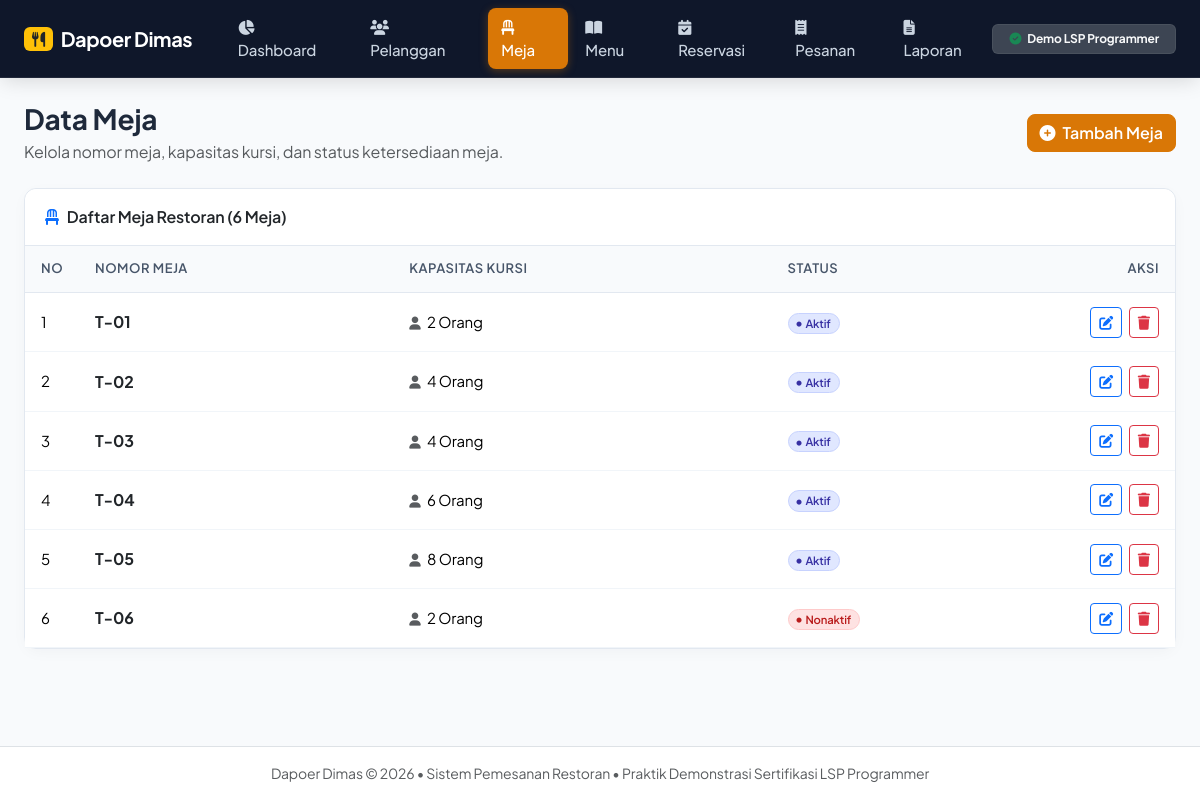
Screenshot of /restoran/index.php?page=tables with the database file from the repository.
### tables this page shows
CREATE TABLE restaurant_tables (
    id INT AUTO_INCREMENT PRIMARY KEY,
    table_number VARCHAR(10) NOT NULL UNIQUE,
    capacity INT NOT NULL,
    status ENUM('Aktif', 'Nonaktif') NOT NULL DEFAULT 'Aktif'
);

### restoran/index.php (called while the page is built, shortened)
<?php
require_once __DIR__ . '/helpers/functions.php';
$halaman = $_GET['page'] ?? 'dashboard';
$halaman_valid = [
    'dashboard'    => 'pages/dashboard.php',
    'customers'    => 'pages/customers.php',
    'tables'       => 'pages/tables.php',
    'menu'         => 'pages/menu.php',
    'reservations' => 'pages/reservations.php',
    'orders'       => 'pages/orders.php',
    'reports'      => 'pages/reports.php',
];
$file_halaman = $halaman_valid[$halaman] ?? 'pages/dashboard.php';
require_once __DIR__ . '/templates/header.php';
require_once __DIR__ . '/templates/navbar.php';
require_once __DIR__ . '/' . $file_halaman;
require_once __DIR__ . '/templates/footer.php';

### restoran/pages/tables.php (the view, shortened to what this page needs)
<?php
$daftar_meja = $db->query("SELECT * FROM restaurant_tables ORDER BY table_number ASC")->fetchAll();
?>
<div class="d-flex flex-column flex-md-row justify-content-between align-items-md-center mb-4 gap-2">
    <div>
        <h1 class="h3 fw-bold mb-1">Data Meja</h1>
        <p class="text-muted mb-0">Kelola nomor meja, kapasitas kursi, dan status ketersediaan meja.</p>
    </div>
    <button type="button" class="btn btn-warning-custom" data-bs-toggle="modal" data-bs-target="#modalTambahMeja">
        <i class="fa fa-plus-circle me-1"></i> Tambah Meja
    </button>
</div>
<div class="card card-custom">
    <div class="card-header card-header-custom d-flex justify-content-between align-items-center">
        <span><i class="fa fa-chair me-2 text-primary"></i>Daftar Meja Restoran (<?= count($daftar_meja) ?> Meja)</span>
    </div>
    <div class="card-body p-0">
        <div class="table-responsive">
            <table class="table table-custom mb-0">
                <thead>
                    <tr>
                        <th style="width: 50px;">No</th>
                        <th>Nomor Meja</th>
                        <th>Kapasitas Kursi</th>
                        <th>Status</th>
                        <th class="text-end" style="width: 140px;">Aksi</th>
                    </tr>
                </thead>
                <tbody>
                    <?php if (empty($daftar_meja)): ?>
                        <tr>
                            <td colspan="5" class="text-center py-4 text-muted">Belum ada data meja yang ditambahkan.</td>
                        </tr>
                    <?php else: ?>
                        <?php foreach ($daftar_meja as $no => $m): ?>
                            <tr>
                                <td><?= $no + 1 ?></td>
                                <td class="fw-bold fs-6 text-dark"><?= htmlspecialchars($m['table_number']) ?></td>
                                <td>
                                    <i class="fa fa-user me-1 text-muted small"></i>
                                    <?= (int)$m['capacity'] ?> Orang
                                </td>
                                <td><?= badgeStatus($m['status']) ?></td>
                                <td class="text-end">
                                    <button type="button" class="btn btn-sm btn-outline-primary me-1"
                                            data-bs-toggle="modal"
                                            data-bs-target="#modalEditMeja<?= $m['id'] ?>"
                                            title="Ubah Data">
                                        <i class="fa fa-edit"></i>
                                    </button>
                                    <form method="POST" action="index.php?page=tables" class="d-inline" onsubmit="return confirm('Apakah Anda yakin ingin menghapus meja <?= htmlspecialchars(addslashes($m['table_number'])) ?>?');">
                                        <button type="submit" class="btn btn-sm btn-outline-danger" title="Hapus Data">
                                            <i class="fa fa-trash"></i>
                                        </button>
                                    </form>
                                </td>
                            </tr>
                        <?php endforeach; ?>
                    <?php endif; ?>
                </tbody>
            </table>
        </div>
    </div>
</div>

### restoran/helpers/functions.php (shortened to what this page needs)
<?php
function badgeStatus(string $status): string
{
    $warna = match ($status) {
        'Menunggu', 'Diproses' => 'badge-soft-warning',
        'Dikonfirmasi', 'Aktif' => 'badge-soft-primary',
        'Selesai', 'Tersedia'   => 'badge-soft-success',
        'Dibatalkan', 'Nonaktif' => 'badge-soft-danger',
        default => 'badge-soft-secondary'
    };
    return '<span class="badge ' . $warna . ' px-2 py-1 rounded-pill fw-semibold"><i class="fa fa-circle me-1" style="font-size: 0.45em; vertical-align: middle;"></i>' . htmlspecialchars($status) . '</span>';
}

### restoran/templates/header.php (style rules this page uses)
body { font-family: 'Plus Jakarta Sans', -apple-system, BlinkMacSystemFont, sans-serif; background-color: #f8fafc; color: #1e293b; min-height: 100vh; display: flex; flex-direction: column; }
:root { --brand-primary: #d97706; --brand-primary-hover: #b45309; --brand-dark: #0f172a; --surface-bg: #f8fafc; --card-radius: 12px; }
body { font-family: 'Plus Jakarta Sans', -apple-system, BlinkMacSystemFont, sans-serif; background-color: var(--surface-bg); color: #1e293b; min-height: 100vh; display: flex; flex-direction: column; letter-spacing: -0.01em; }
.card-custom { background: #ffffff; border: 1px solid #e2e8f0; border-radius: var(--card-radius); box-shadow: 0 4px 16px -2px rgba(15, 23, 42, 0.04); transition: transform 0.15s ease, box-shadow 0.15s ease; }
.card-header-custom { background: #ffffff; border-bottom: 1px solid #e2e8f0; font-weight: 600; padding: 1rem 1.25rem; border-top-left-radius: var(--card-radius) !important; border-top-right-radius: var(--card-radius) !important; }
.table-custom th { background-color: #f8fafc; color: #475569; font-weight: 600; font-size: 0.8125rem; text-transform: uppercase; letter-spacing: 0.04em; padding: 0.85rem 1rem; border-bottom: 1px solid #e2e8f0; }
.table-custom td { vertical-align: middle; padding: 0.85rem 1rem; font-size: 0.9375rem; border-bottom: 1px solid #f1f5f9; }
.btn-warning-custom { background-color: var(--brand-primary); border-color: var(--brand-primary); color: #ffffff; font-weight: 600; border-radius: 8px; transition: all 0.15s ease; }
.badge-soft-primary { background-color: #e0e7ff !important; color: #3730a3 !important; border: 1px solid #c7d2fe; }
.badge-soft-danger { background-color: #fee2e2 !important; color: #b91c1c !important; border: 1px solid #fecaca; }

### rows the page displays
restaurant_tables: table_number "T-01", capacity "2", status "Aktif"
restaurant_tables: table_number "T-02", capacity "4", status "Aktif"
restaurant_tables: table_number "T-03", capacity "4", status "Aktif"
restaurant_tables: table_number "T-04", capacity "6", status "Aktif"
restaurant_tables: table_number "T-05", capacity "8", status "Aktif"
restaurant_tables: table_number "T-06", capacity "2", status "Nonaktif"

### other values shown
count($daftar_meja) "6"
